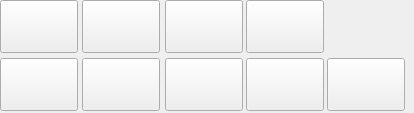
<?xml version="1.0" encoding="UTF-8"?>
<ui version="4.0">
 <class>OtherOperateWidget</class>
 <widget class="QWidget" name="OtherOperateWidget">
  <property name="geometry">
   <rect>
    <x>0</x>
    <y>0</y>
    <width>414</width>
    <height>113</height>
   </rect>
  </property>
  <property name="minimumSize">
   <size>
    <width>414</width>
    <height>113</height>
   </size>
  </property>
  <property name="windowTitle">
   <string>OtherOperateWidget</string>
  </property>
  <widget class="QWidget" name="widget" native="true">
   <property name="geometry">
    <rect>
     <x>0</x>
     <y>0</y>
     <width>410</width>
     <height>111</height>
    </rect>
   </property>
   <widget class="OperatorButton" name="otherOperator_07">
    <property name="geometry">
     <rect>
      <x>82</x>
      <y>0</y>
      <width>78</width>
      <height>53</height>
     </rect>
    </property>
    <property name="sizePolicy">
     <sizepolicy hsizetype="Minimum" vsizetype="Expanding">
      <horstretch>0</horstretch>
      <verstretch>0</verstretch>
     </sizepolicy>
    </property>
    <property name="minimumSize">
     <size>
      <width>78</width>
      <height>53</height>
     </size>
    </property>
    <property name="maximumSize">
     <size>
      <width>16777215</width>
      <height>53</height>
     </size>
    </property>
    <property name="focusPolicy">
     <enum>Qt::NoFocus</enum>
    </property>
    <property name="text">
     <string/>
    </property>
   </widget>
   <widget class="OperatorButton" name="otherOperator_06">
    <property name="geometry">
     <rect>
      <x>0</x>
      <y>0</y>
      <width>78</width>
      <height>53</height>
     </rect>
    </property>
    <property name="sizePolicy">
     <sizepolicy hsizetype="Minimum" vsizetype="Expanding">
      <horstretch>0</horstretch>
      <verstretch>0</verstretch>
     </sizepolicy>
    </property>
    <property name="minimumSize">
     <size>
      <width>78</width>
      <height>53</height>
     </size>
    </property>
    <property name="maximumSize">
     <size>
      <width>16777215</width>
      <height>53</height>
     </size>
    </property>
    <property name="focusPolicy">
     <enum>Qt::NoFocus</enum>
    </property>
    <property name="text">
     <string/>
    </property>
   </widget>
   <widget class="OperatorButton" name="otherOperator_03">
    <property name="geometry">
     <rect>
      <x>165</x>
      <y>58</y>
      <width>78</width>
      <height>53</height>
     </rect>
    </property>
    <property name="sizePolicy">
     <sizepolicy hsizetype="Minimum" vsizetype="Expanding">
      <horstretch>0</horstretch>
      <verstretch>0</verstretch>
     </sizepolicy>
    </property>
    <property name="minimumSize">
     <size>
      <width>78</width>
      <height>53</height>
     </size>
    </property>
    <property name="maximumSize">
     <size>
      <width>16777215</width>
      <height>53</height>
     </size>
    </property>
    <property name="focusPolicy">
     <enum>Qt::NoFocus</enum>
    </property>
    <property name="text">
     <string/>
    </property>
   </widget>
   <widget class="OperatorButton" name="otherOperator_01">
    <property name="geometry">
     <rect>
      <x>0</x>
      <y>58</y>
      <width>78</width>
      <height>53</height>
     </rect>
    </property>
    <property name="sizePolicy">
     <sizepolicy hsizetype="Minimum" vsizetype="Expanding">
      <horstretch>0</horstretch>
      <verstretch>0</verstretch>
     </sizepolicy>
    </property>
    <property name="minimumSize">
     <size>
      <width>78</width>
      <height>53</height>
     </size>
    </property>
    <property name="maximumSize">
     <size>
      <width>16777215</width>
      <height>53</height>
     </size>
    </property>
    <property name="focusPolicy">
     <enum>Qt::NoFocus</enum>
    </property>
    <property name="text">
     <string/>
    </property>
   </widget>
   <widget class="OperatorButton" name="otherOperator_04">
    <property name="geometry">
     <rect>
      <x>246</x>
      <y>58</y>
      <width>78</width>
      <height>53</height>
     </rect>
    </property>
    <property name="sizePolicy">
     <sizepolicy hsizetype="Minimum" vsizetype="Expanding">
      <horstretch>0</horstretch>
      <verstretch>0</verstretch>
     </sizepolicy>
    </property>
    <property name="minimumSize">
     <size>
      <width>78</width>
      <height>53</height>
     </size>
    </property>
    <property name="maximumSize">
     <size>
      <width>16777215</width>
      <height>53</height>
     </size>
    </property>
    <property name="focusPolicy">
     <enum>Qt::NoFocus</enum>
    </property>
    <property name="text">
     <string/>
    </property>
   </widget>
   <widget class="OperatorButton" name="otherOperator_02">
    <property name="geometry">
     <rect>
      <x>82</x>
      <y>58</y>
      <width>78</width>
      <height>53</height>
     </rect>
    </property>
    <property name="sizePolicy">
     <sizepolicy hsizetype="Minimum" vsizetype="Expanding">
      <horstretch>0</horstretch>
      <verstretch>0</verstretch>
     </sizepolicy>
    </property>
    <property name="minimumSize">
     <size>
      <width>78</width>
      <height>53</height>
     </size>
    </property>
    <property name="maximumSize">
     <size>
      <width>16777215</width>
      <height>53</height>
     </size>
    </property>
    <property name="focusPolicy">
     <enum>Qt::NoFocus</enum>
    </property>
    <property name="text">
     <string/>
    </property>
   </widget>
   <widget class="OperatorButton" name="otherOperator_05">
    <property name="geometry">
     <rect>
      <x>327</x>
      <y>58</y>
      <width>78</width>
      <height>53</height>
     </rect>
    </property>
    <property name="sizePolicy">
     <sizepolicy hsizetype="Minimum" vsizetype="Expanding">
      <horstretch>0</horstretch>
      <verstretch>0</verstretch>
     </sizepolicy>
    </property>
    <property name="minimumSize">
     <size>
      <width>78</width>
      <height>53</height>
     </size>
    </property>
    <property name="maximumSize">
     <size>
      <width>16777215</width>
      <height>53</height>
     </size>
    </property>
    <property name="focusPolicy">
     <enum>Qt::NoFocus</enum>
    </property>
    <property name="text">
     <string/>
    </property>
   </widget>
   <widget class="OperatorButton" name="otherOperator_08">
    <property name="geometry">
     <rect>
      <x>165</x>
      <y>0</y>
      <width>78</width>
      <height>53</height>
     </rect>
    </property>
    <property name="sizePolicy">
     <sizepolicy hsizetype="Minimum" vsizetype="Expanding">
      <horstretch>0</horstretch>
      <verstretch>0</verstretch>
     </sizepolicy>
    </property>
    <property name="minimumSize">
     <size>
      <width>78</width>
      <height>53</height>
     </size>
    </property>
    <property name="maximumSize">
     <size>
      <width>16777215</width>
      <height>53</height>
     </size>
    </property>
    <property name="focusPolicy">
     <enum>Qt::NoFocus</enum>
    </property>
    <property name="text">
     <string/>
    </property>
   </widget>
   <widget class="OperatorButton" name="otherOperator_09">
    <property name="geometry">
     <rect>
      <x>246</x>
      <y>0</y>
      <width>78</width>
      <height>53</height>
     </rect>
    </property>
    <property name="sizePolicy">
     <sizepolicy hsizetype="Minimum" vsizetype="Expanding">
      <horstretch>0</horstretch>
      <verstretch>0</verstretch>
     </sizepolicy>
    </property>
    <property name="minimumSize">
     <size>
      <width>78</width>
      <height>53</height>
     </size>
    </property>
    <property name="maximumSize">
     <size>
      <width>16777215</width>
      <height>53</height>
     </size>
    </property>
    <property name="focusPolicy">
     <enum>Qt::NoFocus</enum>
    </property>
    <property name="text">
     <string/>
    </property>
   </widget>
  </widget>
 </widget>
 <layoutdefault spacing="6" margin="11"/>
 <customwidgets>
  <customwidget>
   <class>OperatorButton</class>
   <extends>QPushButton</extends>
   <header location="global">OperatorButton.h</header>
  </customwidget>
 </customwidgets>
 <resources/>
 <connections/>
</ui>
